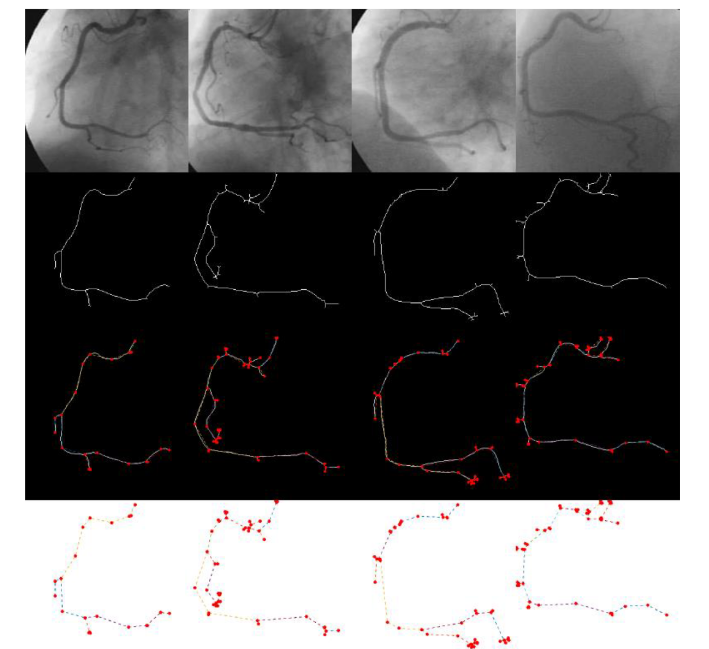
#> input picture filtro2.png, 709 x 649 px, given in place of 33.pgm, which was not available
$ jupyter execute --allow-errors SegmentacionAngio.ipynb   (older library calls are emulated)   (text cells are left out)
#> lines starting #> are read from the running program, lines starting #| are printed output that depends on the picture; pictures that were not available may be replaced by others from this repository, and a replacement may not be noted
[cell 1]
from PIL import Image
import matplotlib.pyplot as plt
from skimage.segmentation import clear_border
import cv2
from matplotlib.image import imread
import argparse
import numpy as np

[cell 2]
from google.colab import drive
drive.mount('/content/drive')

[cell 3]
#Importamos las imagenes que estan en la carpeta y terminan en png
#listaImagenes = [os.path.join(root, f) for root, _, files in os.walk('/content/drive/MyDrive/Segmentacion_Angio/Angiograms')
#                 for f in files
#                 if f.endswith('.pgm') and not (f.endswith('_F.pgm'))]

#listaImagenes
#libreta pro
#buenas funciones para agrupar folder descargar archivos y mas
#https://github.com/black0017/ct-intensity-segmentation/blob/main/notebook%20version/Introduction_to_medical_imaging_with_Python_CT_segmentation_without_any_labels_.ipynb
#Segmentacion con una unet
#https://github.com/CVxTz/medical_image_segmentation
#Segmentacion mas posible

[cell 4]
#Agrupamos todas imagenes en una lista
import os
Listaimagenes=[]

def getFiles(path):
    for file in os.listdir(path):
        if file.endswith(".pgm"):
            Listaimagenes.append(os.path.join(path, file))

filesPath = '/content/drive/MyDrive/Segmentacion_Angio/Angprueba'

getFiles(filesPath)
print(Listaimagenes)

[cell 5]
# [27 lines left out: function escala_de_grises, not called in this run]

[cell 6]
# Vamos a definir una nueva funcion para enseñar imagenes
# [7 lines left out: function imshow, not called in this run]

[cell 7]
contador = 0
for i in Listaimagenes:
  contador = contador + 1
  imagen  = cv2.imread(i)
  imshow(str(contador),imagen)

[cell 8]
for j in range(0,len(Listaimagenes)):
  #Usando el kernel Top-Hat
  filter_size = (25,25)
  kernel = cv2.getStructuringElement(cv2.MORPH_ELLIPSE,filter_size)
  #leyendo la imagen llamada
  input_image = cv2.imread(Listaimagenes[j])
  aver = cv2.imread(Listaimagenes[j])
  input_image = cv2.cvtColor(input_image,cv2.COLOR_RGB2GRAY)

  #aplicando la operacion Top-Hat
  tophat_img = cv2.morphologyEx(input_image,cv2.MORPH_BLACKHAT,kernel)
  imshow("Tophat"+str(j),tophat_img)
  #Umbralizacion Otsu
  ret2,th2 = cv2.threshold(tophat_img,0,255,cv2.THRESH_BINARY + cv2.THRESH_OTSU)
  #Umbralizar
  image = th2
  #Conectividad (componentes conectados)
  connectivity =  8
  #Aplicamos Componentes Conectados a la imagen umbralizada
  output = cv2.connectedComponentsWithStats(th2,connectivity,cv2.CV_32S)
  (numLabels,labels,stats,centroids) = output
  #inicializa la mascara de la salida para guardar todos los caracteres
  #parsed from the license plate
    # initialize an output mask to store all characters parsed from
  # the license plate
  mask = np.zeros(th2.shape, dtype="uint8")
  print("Numero de etiquetas", numLabels)  # loop over the number of unique connected component labels, skipping
  # over the first label (as label zero is the background)

  for i in range(1, numLabels):
    # extract the connected component statistics for the current
    # label
    x = stats[i, cv2.CC_STAT_LEFT]
    y = stats[i, cv2.CC_STAT_TOP]
    w = stats[i, cv2.CC_STAT_WIDTH]
    h = stats[i, cv2.CC_STAT_HEIGHT]
    area = stats[i, cv2.CC_STAT_AREA]
    # ensure the width, height, and area are all neither too small
    # nor too big
    keepWidth = w > 0
    keepHeight = h > 30
    keepArea = area > 60
    # ensure the connected component we are examining passes all
    # three tests
    if all((keepWidth, keepHeight, keepArea)):
      # construct a mask for the current connected component and
      # then take the bitwise OR with the mask
      print("[INFO] keeping connected component '{}'".format(i))
      componentMask = (labels == i).astype("uint8") * 255
      mask = cv2.bitwise_or(mask, componentMask)

  # show the original input image and the mask for the license plate
  # characters
  imshow("Imagen de " + str(j), th2)
  imshow("Filtrado de " + str(j), mask)
  cv2.imwrite('/content/drive/MyDrive/Segmentacion_Angio/Angprueba' + str(j+1)+"_F.pgm", mask)
  img = mask
  size = np.size(img)
  skel = np.zeros(img.shape,np.uint8)

  element = cv2.getStructuringElement(cv2.MORPH_CROSS,(3,3))
  done = False
  #skeletizacion
  while( not done):
      eroded = cv2.erode(img,element)
      temp = cv2.dilate(eroded,element)
      temp = cv2.subtract(img,temp)
      skel = cv2.bitwise_or(skel,temp)
      img = eroded.copy()

      zeros = size - cv2.countNonZero(img)
      if zeros==size:
          done = True
  # Can we make this in black and white? grayscale
  image_gray = np.zeros(skel.shape, np.uint8)
  # Thickness - if positive. Negative thickness means that it is filled
  cv2.rectangle(image_gray, (64,64), (448,448), (255), -1)
  skel = cv2.bitwise_and(image_gray, skel)
  imshow("Esquelitizacion quitando el borde",skel)

  # Leaf directory
  directory = "RGBParcheImagen" + str(j)
  # Parent Directories
  parent_dir = "/content/drive/MyDrive/Segmentacion_Angio"
  # Path
  path = os.path.join(parent_dir, directory)
  # Create the directory
  # Parche Imagen
  os.makedirs(path)
  M = int(128/2) #
  N = int(128/2) #
  for s in range(0,len(skel)):
    for t in range(0,len(skel)):
        if skel[s][t] == 255:
          print("Coordenada", s ,t)
          #guardar Lista con las coordenadas
          #randolph douglas peucker seria aqui y luego guardar la imagen ya segmentada
          #python append Point list[s,t] ((),())
          cv2.imwrite(directory + "/Parche_" + str(s-M) + "x" + str(t-N) + "_" + str(s+M) + "x" + str(t+N) + ".pgm", aver[s-M:s+M,t-N:t+N])

[cell 9]
#x ='/content/drive/MyDrive/Segmentacion_Angio/Angprueba1_F.pgm'
#s =plt.imread(x)
#d=np.array(s)

#> (a cell that did not finish here is left out)

[cell 11]
from skimage.filters import threshold_otsu
from skimage.morphology import skeletonize
from scipy.signal import convolve2d
from skimage.transform import rotate
from skimage.io import imread
from math import sin,cos,acos,pi,sqrt,asin
from skimage.transform import radon, rescale
import numpy as np
import math
import cv2
from skimage.filters import try_all_threshold
from matplotlib.image import imread
from matplotlib import pyplot as plt
import numpy.matlib


# El chilo:
def GMF(Y, sigma, L, T, K):
#> called with sigma = 1.8, L = 16, T = 17, K = 12
    M,N = np.shape(Y)
#> M = 649; N = 709
    x = np.arange(-math.floor(T/2),math.floor(T/2)+1)
    tmp1 = np.exp(-(x*x)/(2*sigma*sigma))
    tmp1 = max(tmp1)-tmp1
    ht1 = np.matlib.repmat(tmp1,L,1)
    sht1 = np.sum(ht1)
    mean = sht1/(T*L)
    ht1 = ht1 - mean
    ht1 = ht1/sht1

    h = []
    h.append(np.zeros((L+6, T+3)))
    h[0][3:L+3,1:T+1] = ht1
    for k in range(1,K):
        ag = (180/K)*k
        h.append(rotate(h[0],angle=ag,order=3, resize=False))

    R = [convolve2d(Y, hi, mode='same') for hi in h]
#> R = 12 items

    rt = np.zeros((M,N))
    ER = np.zeros(K)

    for i in range(M):
        for j in range(N):
            for f in range(K):
                ER[f] = R[f][i,j]
            rt[i,j] = max(ER)
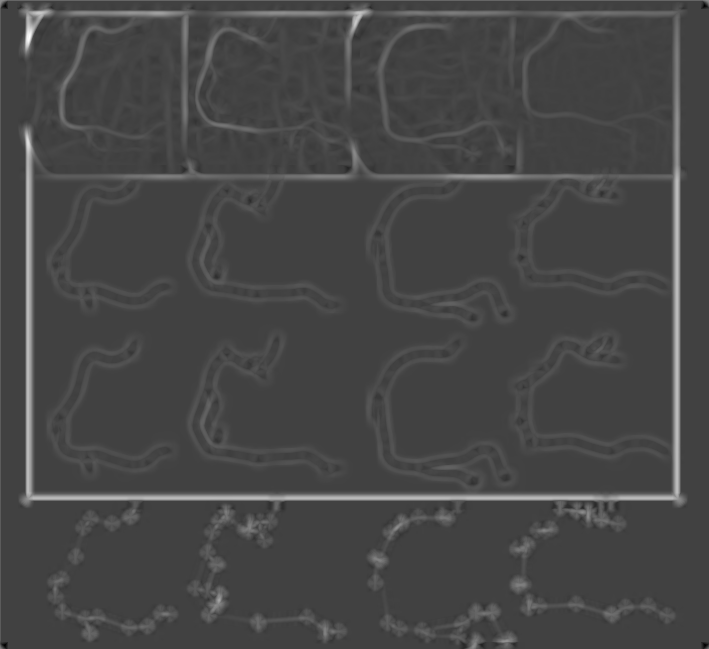
#> rt: shape (649, 709) float64; min -13.51, max 39.1, mean 1.1; drawn with min black and max white
#> after the loop, ER = [-4.22, -12.28, -16.1, -16.85, -16.8, -15.58, -11.01, -2.42, 5.87, 9.49, 6.31, -2.45]

    rmin = np.abs(np.min(rt))
#> rmin = 13.51
    rt = rt + rmin

    rmax = np.max(rt)
#> rmax = 52.61
    rt = np.round(rt*255.0/rmax)

    return rt

img = 'Database_134_Angiograms/33.pgm'

Y = cv2.imread(img,0)
sigma = 1.8
L= 16
T= 17
K = 12

rt = GMF(Y, sigma, L, T, K)
plt.imshow(rt)


$ run again, on assests/filtro.png
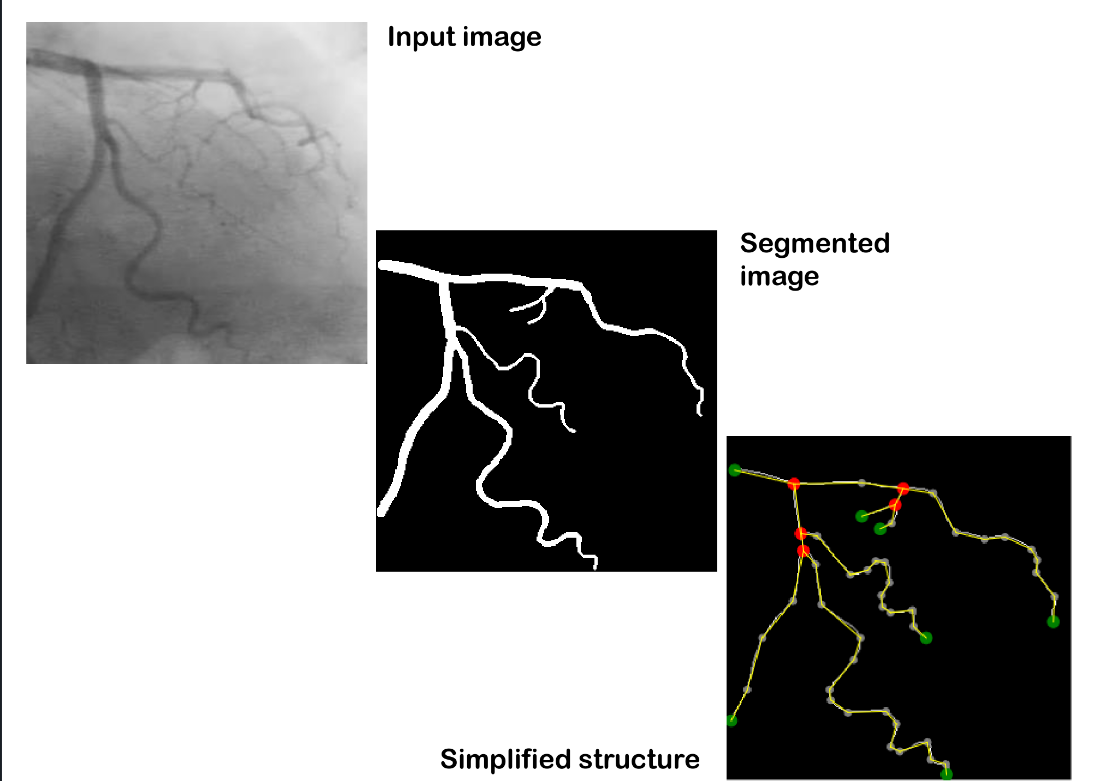
#> input picture assests/filtro.png, 1093 x 781 px, given in place of 33.pgm, which was not available
#> R = 12 items
#> after the loop in GMF, `for i in range(M):`:
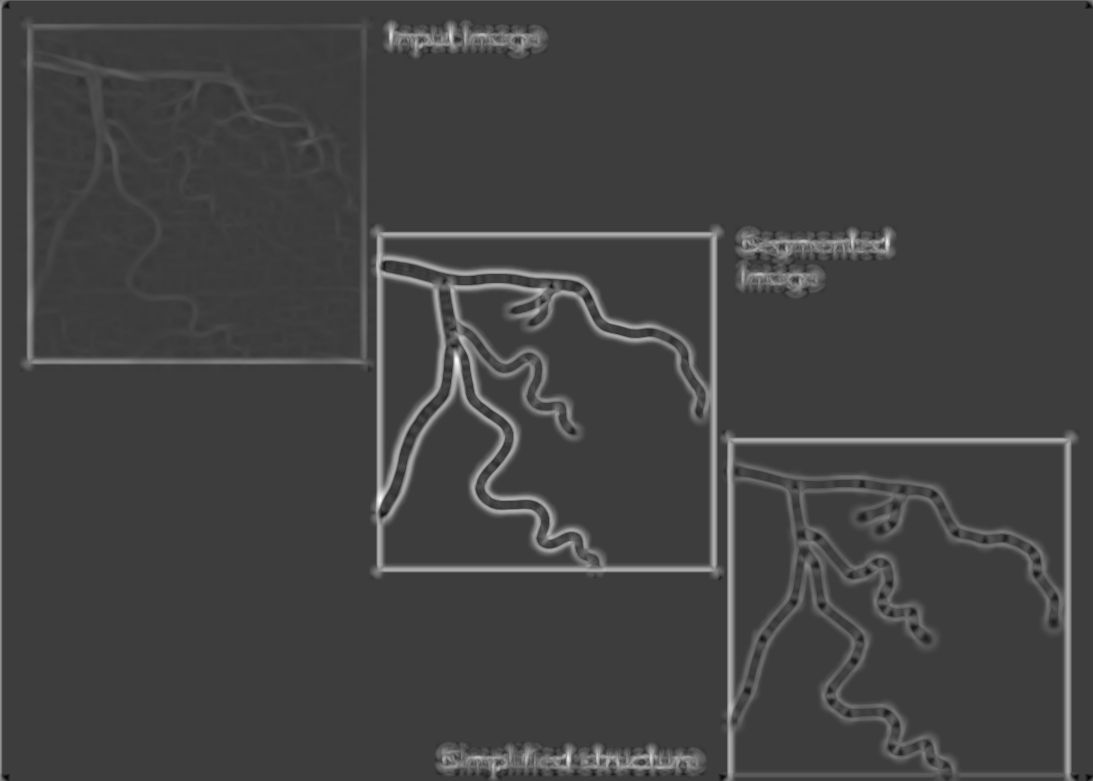
#> rt: shape (781, 1093) float64; min -13.51, max 42.95, mean 1.3; drawn with min black and max white
#> after the loop in GMF, `for i in range(M):`: ER = [-4.22, -12.28, -16.1, -16.85, -16.8, -15.58, -11.01, -2.42, 5.87, 9.49, 6.31, -2.45]
#> rmin = 13.51
#> rmax = 56.46
